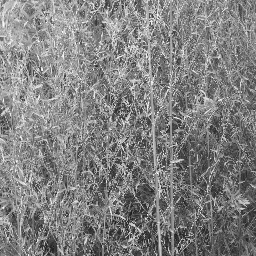
#> input picture data/Capim/RT21_1.jpg, 256 x 256 px; its folder holds only this picture in this run
$ python main.py
#> lines starting #> are read from the running program, lines starting #| are printed output that depends on the picture
import sys

from imutils import paths
import numpy as np

import matplotlib.pyplot as plt
from math import ceil
from cv2 import imread, imshow, cv2

IMG_SHAPE = 256
N_REGIONS_HIST = 4
GLCM_QT_LEVELS = 32


def __init__():
    np.set_printoptions(threshold=sys.maxsize)

    file = open('features.csv', mode='w')
    first = True

    for imagePath in paths.list_images("data"):
        img = imread(imagePath, 0)
#> img is the input picture: shape (256, 256); min 16, max 255, mean 128.9

        entry = {'name': imagePath.split('/').pop()}

        features = extract_features(img)

        entry.update(features)
        entry['class'] = imagePath.split('/')[-2].lower()

        if first:
            print_head_csv(entry, file)
            first = False
        print_features_csv(entry, file=file)

    file.close()


def extract_features(img):
    histogram = get_histogram(img)

    glcm_3_0 = get_glcm(img, (3, 0))
    glcm_0_3 = get_glcm(img, (0, 3))
    glcm_3__3 = get_glcm(img, (3, -3))

    lbp = get_lbp(img)
    glrm = get_glrm(img)

    features = {
        "img_avg": get_average(img),
        "img_std": get_st_deviation(img),
        "img_kur": get_kurtosis(img),
        "img_med": get_median(img),

        "hist_0_64_count": get_region_count(histogram[0:64]),
        "hist_0_64_avg": get_average(flat_hist(histogram, 0, 64)),
        "hist_0_64_std": get_st_deviation(flat_hist(histogram, 0, 64)),
        "hist_0_64_kur": get_kurtosis(flat_hist(histogram, 0, 64)),
        "hist_0_64_med": get_median(flat_hist(histogram, 0, 64)),

        "hist_64_128_count": get_region_count(histogram[64:128]),
        "hist_64_128_avg": get_average(flat_hist(histogram, 64, 128)),
        "hist_64_128_std": get_st_deviation(flat_hist(histogram, 64, 128)),
        "hist_64_128_kur": get_kurtosis(flat_hist(histogram, 64, 128)),
        "hist_64_128_median": get_median(flat_hist(histogram, 64, 128)),

        "hist_128_192_count": get_region_count(histogram[128:192]),
        "hist_128_192_avg": get_average(flat_hist(histogram, 128, 192)),
        "hist_128_192_std": get_st_deviation(flat_hist(histogram, 128, 192)),
        "hist_128_192_kur": get_kurtosis(flat_hist(histogram, 128, 192)),
        "hist_128_192_median": get_median(flat_hist(histogram, 128, 192)),

        "hist_192_256_count": get_region_count(histogram[192:256]),
        "hist_192_256_avg": get_average(flat_hist(histogram, 192, 256)),
        "hist_192_256_std": get_st_deviation(flat_hist(histogram, 192, 256)),
        "hist_192_256_kur": get_kurtosis(flat_hist(histogram, 192, 256)),
        "hist_192_256_median": get_median(flat_hist(histogram, 192, 256)),

        "glcm_3_0_asm": get_glcm_asm(glcm_3_0),
        "glcm_3_0_entropy": get_glcm_entropy(glcm_3_0),
        "glcm_3_0_contrast": get_glcm_contrast(glcm_3_0),
        "glcm_3_0_variance": get_glcm_variance(glcm_3_0),
        "glcm_3_0_homogeneity": get_glcm_homogeneity(glcm_3_0),

        "glcm_0_3_asm": get_glcm_asm(glcm_0_3),
        "glcm_0_3_entropy": get_glcm_entropy(glcm_0_3),
        "glcm_0_3_contrast": get_glcm_contrast(glcm_0_3),
        "glcm_0_3_variance": get_glcm_variance(glcm_0_3),
        "glcm_0_3_homogeneity": get_glcm_homogeneity(glcm_0_3),

        "glcm_3__3_asm": get_glcm_asm(glcm_3__3),
        "glcm_3__3_entropy": get_glcm_entropy(glcm_3__3),
        "glcm_3__3_contrast": get_glcm_contrast(glcm_3__3),
        "glcm_3__3_variance": get_glcm_variance(glcm_3__3),
        "glcm_3__3_homogeneity": get_glcm_homogeneity(glcm_3__3),
    }

    for i in range(len(lbp)):
        key = "lbp_" + str(i)
        features[key] = lbp[i]

    features.update({
        "glrm_rp": get_glrm_rp(glrm),
        "glrm_sre": get_glrm_sre(glrm),
        "glrm_lre": get_glrm_lre(glrm),
        "glrm_gln": get_glrm_gln(glrm),
        "glrm_rln": get_glrm_rln(glrm),
        "glrm_lgre": get_glrm_lgre(glrm),
        "glrm_hgre": get_glrm_hgre(glrm),
        "glrm_srlge": get_glrm_srlge(glrm),
        "glrm_srhge": get_glrm_srhge(glrm),
        "glrm_lrlge": get_glrm_lrlge(glrm),
        "glrm_lrhge": get_glrm_lrhge(glrm), })

    return features


def print_head_csv(features, file):
    head = ""
    for key in features:
        head = head + str(key) + ","
    print(head[:-1], file=file)


def print_features_csv(features, file):
    entry = ""
    for key in features:
        entry = entry + str(features[key]) + ","
    print(entry[:-1], file=file)


##### HISTOGRAM #############################

def get_histogram(img):
    x_size = img.shape[0]
#> x_size = 256
    y_size = img.shape[1]
#> y_size = 256

    histogram = np.zeros(256)
    for i in range(x_size):
        for j in range(y_size):
            gray_level = img[i, j]
            histogram[gray_level] += 1
#> after the loop, histogram = 256 values, max 588 at index 138, min 0 at index 0, mean 256
#> after the loop in get_glcm, `for x in range(size_x):`:
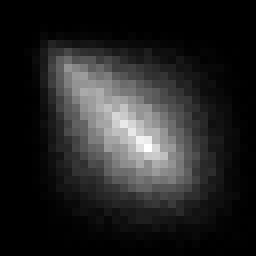
#> glcm: shape (32, 32) float64 (shown 8 times larger); min 0, max 439, mean 63.2; drawn with min black and max white
#> after the loop in get_glcm, `for x in range(size_x):`: max_value = 439
#> call 2 of get_glcm, with mask = (0, 3)
#> after the loop in get_glcm (call 2), `for x in range(size_x):`:
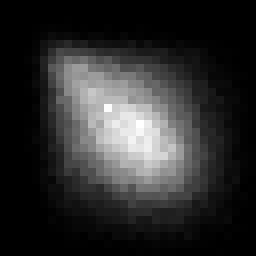
#> glcm: shape (32, 32) float64 (shown 8 times larger); min 0, max 356, mean 63.2; drawn with min black and max white
#> after the loop in get_glcm (call 2), `for x in range(size_x):`: max_value = 356
#> call 3 of get_glcm, with mask = (3, -3)
#> after the loop in get_glcm (call 3), `for x in range(size_x):`:
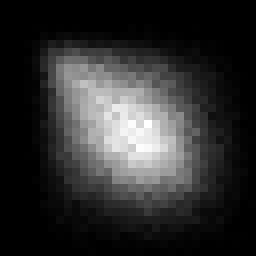
#> glcm: shape (32, 32) float64 (shown 8 times larger); min 0, max 340, mean 62.5; drawn with min black and max white
#> after the loop in get_glcm (call 3), `for x in range(size_x):`: max_value = 340
#> in get_lbp, `img_pad[2:img.shape[0] + 2, 2:img.shape[1] + 2] = img`:
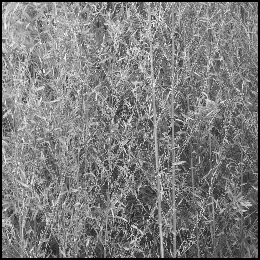
#> img_pad: shape (260, 260) float64; min 0, max 255, mean 124.9
#> after the loop in get_lbp, `for i in range(0, img_pad.shape[0] - 4):`:
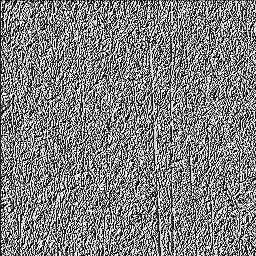
#> lbp: shape (256, 256); min 0, max 255, mean 128.5
#> in extract_features, `lbp = get_lbp(img)`: lbp = 59 values, max 24682 at index 58, min 163 at index 24, mean 1110.8
#> after the loop in get_glrm, `for i in range(size_x):`:
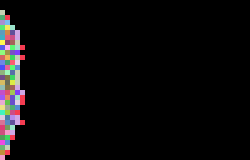
#> glrm: shape (32, 50) int64 (shown 5 times larger); 70 distinct labels, from 0 to 4053; one colour per label, 0 black
    return histogram


def flat_hist(histogram, start, end):
    flat = []
    for gray_level in range(start, end):
        frequency = int(histogram[gray_level])
        flat = flat + ([gray_level] * frequency)

    return np.asarray(flat)


def show_histogram(histogram):
    plt.bar(range(256), histogram, width=1, color='black')
    plt.show()


def get_average(obj):
    obj = obj.ravel()
    o_sum = 0

    size = obj.shape[0]
#> size = 65536

    if size == 0:
        return 0

    for i in range(size):
        o_sum += obj[i]
#> this loop made 65536 passes
#> o_sum on passes 1 to 3: 169, 371, 535
#> after the loop, o_sum = 8445076

    return o_sum / size


def get_st_deviation(obj):
    obj = obj.ravel()
    o_sum = 0

    obj_avg = get_average(obj)
#> the loop in get_average (call 2), `for i in range(size):` made 65536 passes
#> obj_avg = 128.9
    size = obj.shape[0]
#> size = 65536

    if size == 0:
        return 0

    for i in range(size):
        o_sum += (obj[i] - obj_avg) ** 2
#> this loop made 65536 passes
#> o_sum on passes 1 to 3: 1611.1, 6960.3, 8195
#> after the loop, o_sum = 114501843.3

    if size > 1:
        size = size - 1
#> size = 65535

    return (o_sum / size) ** (1 / 2)


def get_kurtosis(obj):
    obj = obj.ravel()
    o_sum = 0

    obj_avg = get_average(obj)
#> obj_avg = 128.9
    obj_std = get_st_deviation(obj)
#> the loop in get_st_deviation (call 2), `for i in range(size):` made 65536 passes
#> obj_std = 41.8
    size = obj.shape[0]
#> size = 65536

    if obj_std == 0:
        return 0

    for i in range(size):
        o_sum += (((obj[i] - obj_avg) / obj_std) ** 4)
#> this loop made 65536 passes
#> o_sum on passes 1 to 3: 0.85, 10.22, 10.72
#> after the loop, o_sum = 157254.5

    return (o_sum / size)


def get_median(obj):
    obj = obj.ravel().copy()
    obj.sort()

    size = obj.shape[0]
#> size = 65536

    if size == 0:
        return 0
    if size == 1:
        return obj[0]

    middle = size / 2
#> middle = 32768
    is_even = (middle % 2) == 0
#> is_even = True

    if is_even:
        median = (int(obj[int(middle)]) + int(obj[int(middle + 1)])) / 2
#> median = 129
    else:
        median = int(obj[ceil(middle)])

    return median


def get_region_count(histogram_region):
    count = 0
#> count = 0
    for i in range(len(histogram_region)):
        count += int(histogram_region[i])
#> this loop made 64 passes
#> count on passes 1 to 12: 0, 0, 0, 0, 0, 0, 0, 0, 0, 0, 0, 0
#> after the loop, count = 3609
#> in flat_hist, `flat = []`: flat = []
#> the loop in flat_hist, `for gray_level in range(start, end):` made 64 passes
#> (frequency, flat) on passes 17 to 28: (1, [16]), (1, [16, 17]), (0, [16, 17]), (0, [16, 17]), (0, [16, 17]), (1, [16, 17, 21]), (0, [16, 17, 21]), (0, [16, 17, 21]), (2, [16, 17, 21, 24, 24]), (4, [16, 17, 21, 24, 24, 25, 25, 25, 25]), (1, [16, 17, 21, 24, 24, 25, 25, 25, 25, 26]), (2, [16, 17, 21, 24, 24, 25, 25, 25, 25, 26, 27, 27])
#> after the loop in flat_hist, `for gray_level in range(start, end):`: flat = 3609 values from 16 to 63
#> the loop in get_region_count (call 2), `for i in range(len(histogram_region)):` made 64 passes
    return count


##### GLCM #############################

def get_glcm(img, mask):
    r_img = reduce_tones(img)
    size_x = r_img.shape[0]
    size_y = r_img.shape[1]

    glcm = np.zeros((GLCM_QT_LEVELS, GLCM_QT_LEVELS))

    dis_x = mask[0]
    dis_y = mask[1]
    max_value = 0

    for x in range(size_x):
        for y in range(size_y):
            if (0 <= x + dis_x < size_x) and (0 <= y + dis_y < size_y):
                point = int(r_img[x, y])
                neighbor = int(r_img[x + dis_x, y + dis_y])

                glcm[point, neighbor] += 1

                if glcm[point, neighbor] > max_value:
                    max_value = glcm[point, neighbor]

    glcm = normalize_glcm(glcm, max_value)
    return glcm


def reduce_tones(img):
    size_x = img.shape[0]
    size_y = img.shape[1]
    r_img = np.zeros((size_x, size_y))

    for x in range(size_x):
        for y in range(size_y):
            r_img[x, y] = int(img[x, y] / (256 / GLCM_QT_LEVELS))

    return r_img


def normalize_glcm(glcm, max_value):
    norm_glcm = np.zeros((GLCM_QT_LEVELS, GLCM_QT_LEVELS))
    for x in range(GLCM_QT_LEVELS):
        for y in range(GLCM_QT_LEVELS):
            norm_glcm[x, y] = glcm[x, y] / max_value
    return norm_glcm


def get_glcm_asm(glcm):
    asm = 0
    for i in range(GLCM_QT_LEVELS):
        for j in range(GLCM_QT_LEVELS):
            asm += glcm[i, j] ** 2
    return asm


def get_glcm_entropy(glcm):
    return get_glcm_asm(glcm) ** (1 / 2)


def get_glcm_contrast(glcm):
    contrast = 0
    for i in range(GLCM_QT_LEVELS):
        for j in range(GLCM_QT_LEVELS):
            contrast += glcm[i, j] * ((i - j) ** 2)
    return contrast


def get_glcm_variance(glcm):
    variance = 0
    for i in range(GLCM_QT_LEVELS):
        for j in range(GLCM_QT_LEVELS):
            variance += glcm[i, j] * abs(i - j)
    return variance


def get_glcm_homogeneity(glcm):
    homogeneity = 0
    for i in range(GLCM_QT_LEVELS):
        for j in range(GLCM_QT_LEVELS):
            homogeneity += glcm[i, j] * (glcm[i, j] / (1 + ((i - j) ** 2)))
#> the loop in extract_features, `for i in range(len(lbp)):` made 59 passes
    return homogeneity


##### LBP #############################
def get_lbp(img):
    lbp = np.zeros(img.shape, dtype=np.uint8)
    img_pad = np.zeros((img.shape[0] + 4, (img.shape[1] + 4)))
    img_pad[2:img.shape[0] + 2, 2:img.shape[1] + 2] = img

    neighbours = [(1, -1), (1, 0), (1, 1), (0, 1), (-1, 1), (-1, 0), (-1, -1), (0, -1)]

    for i in range(0, img_pad.shape[0] - 4):
        for j in range(0, img_pad.shape[0] - 4):
            byte = ""
            for point in neighbours:
                if img_pad[i + 2 + point[0], j + 2 + point[1]] >= img_pad[i + 2, j + 2]:
                    byte = "1" + byte
                else:
                    byte = "0" + byte
            lbp[i, j] = int(byte, 2)

    hist = get_histogram(lbp)

    UNIFORM_PATTERNS = [0, 1, 2, 3, 4, 6, 7, 8, 12, 14, 15, 16, 24, 28, 30, 31, 32, 48, 56, 60, 62, 63, 64, 96, 112,
                        120, 124, 126, 127, 128, 129, 131, 135, 143, 159, 191, 192, 193, 195, 199, 207, 223, 224, 225,
                        227, 231, 239, 240, 241, 243, 247, 248, 249, 251, 252, 253, 254, 255]

    NOT_UNIFORM = [i for i in range(256) if i not in UNIFORM_PATTERNS]

    lbp_hist = np.zeros(len(UNIFORM_PATTERNS) + 1, dtype=int)

    for i in range(len(UNIFORM_PATTERNS)):
        lbp_hist[i] = hist[UNIFORM_PATTERNS[i]]

    for i in range(len(NOT_UNIFORM)):
        lbp_hist[len(UNIFORM_PATTERNS)] += hist[NOT_UNIFORM[i]]

    # [5 lines of commented-out code are left out]

    return lbp_hist


##### glrm #############################

def get_glrm(img):
    size_x = img.shape[0]
    size_y = img.shape[1]

    r_img = reduce_tones(img)
    glrm = np.zeros((GLCM_QT_LEVELS, 50), dtype=int)

    for i in range(size_x):
        for j in range(size_y):
            seq = True
            k = 0

            while seq:
                if (j + k < size_y) and (r_img[i, j] == r_img[i, j + k]):
                    k = k + 1
                else:
                    seq = False

            glrm[int(r_img[i, j]), k - 1] += 1

    return glrm


def get_glrm_rp(glrm):
    nr = get_nr(glrm)
    return nr / (IMG_SHAPE * IMG_SHAPE)


def get_nr(glrm):
    nr = 0
    for i in range(glrm.shape[0]):
        for j in range(glrm.shape[1]):
            if glrm[i, j] > 0:
                nr += 1

    return nr


def get_glrm_sre(glrm):
    sre = 0
    for i in range(glrm.shape[0]):
        for k in range(glrm.shape[1]):
            sre += (glrm[i, k] / ((k ** 2) + 1e-7))
    nr = get_nr(glrm)
    return sre / nr


def get_glrm_lre(glrm):
    lre = 0
    for i in range(glrm.shape[0]):
        for k in range(glrm.shape[1]):
            lre += (glrm[i, k] * (k ** 2))

    nr = get_nr(glrm)
    return lre / nr


def get_glrm_gln(glrm):
    gln = 0
    for i in range(glrm.shape[0]):
        gln_k = 0
        for k in range(glrm.shape[1]):
            gln_k += (glrm[i, k])
        gln += gln_k ** 2

    nr = get_nr(glrm)
    return gln / nr


def get_glrm_rln(glrm):
    rln = 0
    for k in range(glrm.shape[1]):
        rln_i = 0
        for i in range(glrm.shape[0]):
            rln_i += (glrm[i, k])
        rln += rln_i ** 2

    nr = get_nr(glrm)
    return rln / nr


def get_glrm_lgre(glrm):
    lgre = 0
    for i in range(glrm.shape[0]):
        for k in range(glrm.shape[1]):
            lgre += (glrm[i, k] / ((i ** 2) + 1e-7))

    nr = get_nr(glrm)
    return lgre / nr


def get_glrm_hgre(glrm):
    hgre = 0
    for i in range(glrm.shape[0]):
        for k in range(glrm.shape[1]):
            hgre += (glrm[i, k] * (i ** 2))

    nr = get_nr(glrm)
    return hgre / nr


def get_glrm_srlge(glrm):
    srlge = 0
    for i in range(glrm.shape[0]):
        for k in range(glrm.shape[1]):
            srlge += (glrm[i, k] / (((i ** 2) * (k ** 2)) + 1e-7))

    nr = get_nr(glrm)
    return srlge / nr


def get_glrm_srhge(glrm):
    srhge = 0
    for i in range(glrm.shape[0]):
        for k in range(glrm.shape[1]):
            srhge += ((glrm[i, k] * (i ** 2)) / ((k ** 2) + 1e-7))

    nr = get_nr(glrm)
    return srhge / nr


def get_glrm_lrlge(glrm):
    lrlge = 0
    for i in range(glrm.shape[0]):
        for k in range(glrm.shape[1]):
            lrlge += ((glrm[i, k] * (k ** 2)) / ((i ** 2) + 1e-7))

    nr = get_nr(glrm)
    return lrlge / nr


def get_glrm_lrhge(glrm):
    lrhge = 0
    for i in range(glrm.shape[0]):
        for k in range(glrm.shape[1]):
            lrhge += (glrm[i, k] * (i ** 2) * (k ** 2))

    nr = get_nr(glrm)
    return lrhge / nr


__init__()
#> the loop in print_head_csv, `for key in features:` made 111 passes
#> key on passes 1 to 12: 'name', 'img_avg', 'img_std', 'img_kur', 'img_med', 'hist_0_64_count', 'hist_0_64_avg', 'hist_0_64_std', 'hist_0_64_kur', 'hist_0_64_med', 'hist_64_128_count', 'hist_64_128_avg'
#> the loop in print_features_csv, `for key in features:` made 111 passes
#> pass 2 of the loop in __init__, `for imagePath in paths.list_images("data"):`:
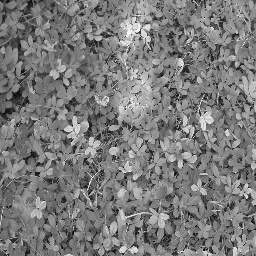
#> input picture data/Folhas/RT7_1.jpg, 256 x 256 px
#> in __init__, img is the input picture: shape (256, 256); min 1, max 255, mean 123
#> after the loop in get_lbp (call 2), `for i in range(0, img_pad.shape[0] - 4):`:
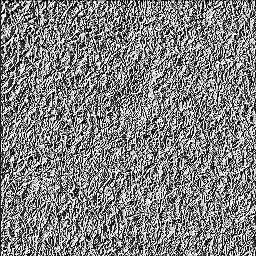
#> lbp: shape (256, 256); min 0, max 255, mean 129.2
#> after the loop in get_glrm (call 2), `for i in range(size_x):`:
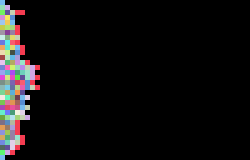
#> glrm: shape (32, 50) int64 (shown 5 times larger); 95 distinct labels, from 0 to 4912; one colour per label, 0 black
#> the loop in extract_features (call 2), `for i in range(len(lbp)):` made 59 passes
#> the loop in print_features_csv (call 2), `for key in features:` made 111 passes
